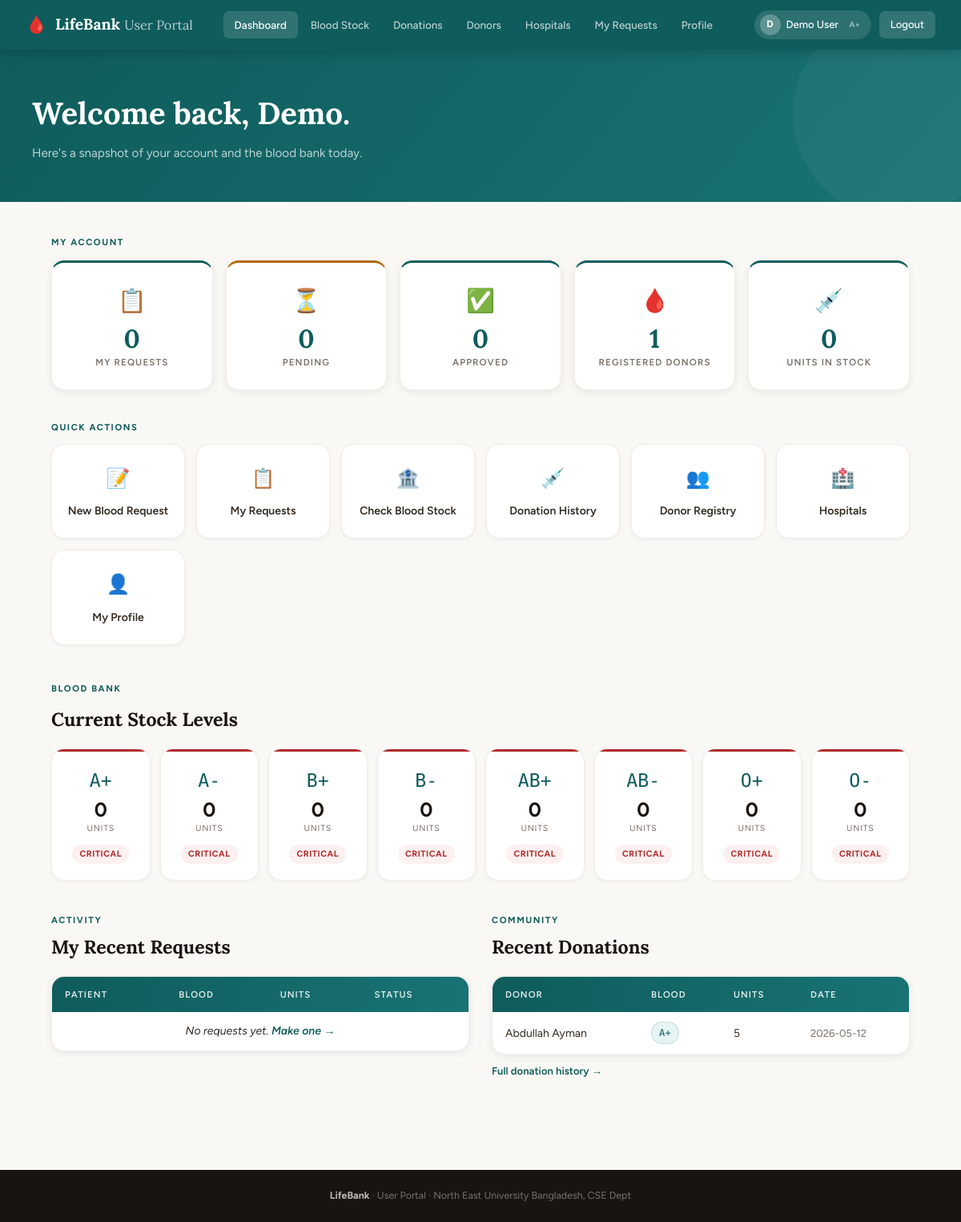
The page /user/dashboard.php (signed in) on the database its author committed.
### tables this page shows
CREATE TABLE IF NOT EXISTS `donation` (
  `Donation_ID`   INT NOT NULL AUTO_INCREMENT,
  `Donor_ID`      INT DEFAULT NULL,
  `Blood_ID`      INT DEFAULT NULL,
  `Units`         INT NOT NULL DEFAULT 1,
  `Donation_Date` DATE DEFAULT NULL,
  `Expiry_Date`   DATE DEFAULT NULL,
  PRIMARY KEY (`Donation_ID`),
  KEY `fk_don_donor` (`Donor_ID`),
  KEY `fk_don_blood`  (`Blood_ID`),
  CONSTRAINT `fk_don_donor` FOREIGN KEY (`Donor_ID`) REFERENCES `donor` (`Donor_ID`) ON DELETE SET NULL,
  CONSTRAINT `fk_don_blood` FOREIGN KEY (`Blood_ID`) REFERENCES `blood` (`Blood_ID`) ON DELETE SET NULL
);

CREATE TABLE IF NOT EXISTS `donor` (
  `Donor_ID`    INT NOT NULL AUTO_INCREMENT,
  `Name`        VARCHAR(100) NOT NULL,
  `Age`         INT DEFAULT NULL,
  `Phone`       VARCHAR(20) DEFAULT NULL,
  `Blood_Group` VARCHAR(3)  DEFAULT NULL,
  `Street`      VARCHAR(255) DEFAULT NULL,
  `City`        VARCHAR(150) DEFAULT NULL,
  `State`       VARCHAR(100) DEFAULT NULL,
  `PIN_Code`    VARCHAR(10)  DEFAULT NULL,
  `Date_Joined` DATE DEFAULT NULL,
  PRIMARY KEY (`Donor_ID`)
);

CREATE TABLE IF NOT EXISTS `blood` (
  `Blood_ID`        INT NOT NULL AUTO_INCREMENT,
  `Blood_Group`     VARCHAR(3) NOT NULL,
  `Units`           INT NOT NULL DEFAULT 1,
  `Collection_Date` DATE DEFAULT NULL,
  `Expiry_Date`     DATE DEFAULT NULL,
  PRIMARY KEY (`Blood_ID`)
);

### user/config.php (called while the page is built, shortened)
<?php
function current_user() {
    return [
        'id'          => $_SESSION['user_id']      ?? null,
        'name'        => $_SESSION['user_name']    ?? '',
        'email'       => $_SESSION['user_email']   ?? '',
        'blood_group' => $_SESSION['user_bg']      ?? '',
        'hospital_id' => $_SESSION['user_hosp_id'] ?? null,
        'hospital'    => $_SESSION['user_hosp']    ?? '',
    ];
}
?>

### user/dashboard.php (the view, shortened to what this page needs)
<?php
require_once 'config.php';
$u  = current_user();
$uid = $u['id'];
$my_requests   = mysqli_fetch_row(mysqli_query($conn, "SELECT COUNT(*) FROM request WHERE User_ID=$uid"))[0];
$my_pending    = mysqli_fetch_row(mysqli_query($conn, "SELECT COUNT(*) FROM request WHERE User_ID=$uid AND Status='Pending'"))[0];
$my_approved   = mysqli_fetch_row(mysqli_query($conn, "SELECT COUNT(*) FROM request WHERE User_ID=$uid AND Status='Approved'"))[0];
$total_donors  = mysqli_fetch_row(mysqli_query($conn, "SELECT COUNT(*) FROM donor"))[0];
$total_donated = mysqli_fetch_row(mysqli_query($conn, "SELECT COALESCE(SUM(Units),0) FROM donation WHERE Expiry_Date >= CURDATE()"))[0];
$stock = [];
$recent_req = mysqli_query($conn, "
    SELECT r.*, p.Name AS PatientName, h.Name AS HospName
    FROM request r
    JOIN patient  p ON r.Patient_ID  = p.Patient_Disease_ID
    JOIN hospital h ON r.Hospital_ID = h.Hospital_ID
    WHERE r.User_ID = $uid
    ORDER BY r.Request_ID DESC LIMIT 5");
$recent_don = mysqli_query($conn, "
    SELECT d.Donation_Date, dn.Name AS DonorName, b.Blood_Group, d.Units
    FROM donation d
    JOIN donor dn ON d.Donor_ID = dn.Donor_ID
    JOIN blood  b  ON d.Blood_ID = b.Blood_ID
    ORDER BY d.Donation_Date DESC, d.Donation_ID DESC LIMIT 5");
?>
<!DOCTYPE html><html lang="en"><head>
<link rel="stylesheet" href="user_style.css">
</head><body>
<?php include 'navbar.php'; ?>
<div class="page-hero">
    <div class="page-hero-inner">
        <h1>Welcome back, <?= htmlspecialchars(explode(' ',$u['name'])[0]) ?>.</h1>
        <p>Here's a snapshot of your account and the blood bank today.</p>
    </div>
</div>
<div class="page-wrap">
    <div style="margin-bottom:10px;"><span class="sec-eyebrow">My Account</span></div>
    <div class="dash-grid" style="margin-bottom:32px;">
        <a href="my_requests.php" class="dash-card">
            <div class="dash-icon">📋</div>
            <div class="dash-val"><?= $my_requests ?></div>
            <div class="dash-lbl">My Requests</div>
        </a>
        <a href="my_requests.php?status=Pending" class="dash-card warn">
            <div class="dash-icon">⏳</div>
            <div class="dash-val"><?= $my_pending ?></div>
            <div class="dash-lbl">Pending</div>
        </a>
        <a href="my_requests.php?status=Approved" class="dash-card">
            <div class="dash-icon">✅</div>
            <div class="dash-val"><?= $my_approved ?></div>
            <div class="dash-lbl">Approved</div>
        </a>
        <div class="dash-card">
            <div class="dash-icon">🩸</div>
            <div class="dash-val"><?= $total_donors ?></div>
            <div class="dash-lbl">Registered Donors</div>
        </div>
        <div class="dash-card">
            <div class="dash-icon">💉</div>
            <div class="dash-val"><?= $total_donated ?></div>
            <div class="dash-lbl">Units in Stock</div>
        </div>
    </div>
    <div style="margin-bottom:8px;"><span class="sec-eyebrow">Quick Actions</span></div>
    <div class="action-grid" style="margin-bottom:40px;">
        <a href="new_request.php" class="action-card">
            <span class="ac-icon">📝</span>New Blood Request
        </a>
        <a href="my_requests.php" class="action-card">
            <span class="ac-icon">📋</span>My Requests
        </a>
        <a href="blood_stock.php" class="action-card">
            <span class="ac-icon">🏦</span>Check Blood Stock
        </a>
        <a href="donations.php" class="action-card">
            <span class="ac-icon">💉</span>Donation History
        </a>
        <a href="donors.php" class="action-card">
            <span class="ac-icon">👥</span>Donor Registry
        </a>
        <a href="hospitals.php" class="action-card">
            <span class="ac-icon">🏥</span>Hospitals
        </a>
        <a href="profile.php" class="action-card">
            <span class="ac-icon">👤</span>My Profile
        </a>
    </div>
    <div style="margin-bottom:8px;"><span class="sec-eyebrow">Blood Bank</span></div>
    <h2 class="sec-title" style="margin-bottom:16px;">Current Stock Levels</h2>
    <?php
    $all_groups = ['A+','A-','B+','B-','AB+','AB-','O+','O-'];
    ?>
    <div class="blood-grid" style="margin-bottom:40px;">
        <?php foreach ($all_groups as $bg):
            $avail = $stock[$bg] ?? 0;
            $cls   = $avail === 0 ? 'critical' : ($avail < 5 ? 'low' : 'ok');
            $lbl   = $avail === 0 ? 'Critical'  : ($avail < 5 ? 'Low'  : 'Available');
        ?>
        <div class="bg-card <?= $cls ?>">
            <div class="bg-label"><?= $bg ?></div>
            <div class="bg-units"><?= $avail ?></div>
            <div class="bg-sub">units</div>
            <span class="pill <?= $cls ?>"><?= $lbl ?></span>
        </div>
        <?php endforeach; ?>
    </div>
    <div style="display:grid;grid-template-columns:1fr 1fr;gap:28px;flex-wrap:wrap;">
        <div>
            <div class="sec-eyebrow">Activity</div>
            <h2 class="sec-title" style="margin-bottom:16px;">My Recent Requests</h2>
            <div class="table-wrap">
                <table class="u-table">
                    <thead><tr><th>Patient</th><th>Blood</th><th>Units</th><th>Status</th></tr></thead>
                    <tbody>
                    <?php $n=0; while($r=mysqli_fetch_assoc($recent_req)): $n++;
                    ?>
                    <?php endwhile; if ($n===0): ?>
                    <tr><td colspan="4" class="empty-row">No requests yet. <a href="new_request.php" style="color:var(--teal);font-weight:600;">Make one →</a></td></tr>
                    <?php endif; ?>
                    </tbody>
                </table>
            </div>
        </div>
        <div>
            <div class="sec-eyebrow">Community</div>
            <h2 class="sec-title" style="margin-bottom:16px;">Recent Donations</h2>
            <div class="table-wrap">
                <table class="u-table">
                    <thead><tr><th>Donor</th><th>Blood</th><th>Units</th><th>Date</th></tr></thead>
                    <tbody>
                    <?php $n=0; while($r=mysqli_fetch_assoc($recent_don)): $n++; ?>
                    <tr>
                        <td><?= htmlspecialchars($r['DonorName']) ?></td>
                        <td><span class="bb"><?= $r['Blood_Group'] ?></span></td>
                        <td><?= $r['Units'] ?></td>
                        <td style="color:var(--muted);font-size:.82rem;"><?= $r['Donation_Date'] ?></td>
                    </tr>
                    <?php endwhile; if ($n===0): ?>
                    <tr><td colspan="4" class="empty-row">No donations recorded yet.</td></tr>
                    <?php endif; ?>
                    </tbody>
                </table>
            </div>
            <?php if ($n > 0): ?><p style="margin-top:10px;font-size:.82rem;"><a href="donations.php" style="color:var(--teal);font-weight:600;">Full donation history →</a></p><?php endif; ?>
        </div>
    </div>
</div>
<footer style="background:var(--ink);color:rgba(255,255,255,.4);text-align:center;padding:22px;font-size:.78rem;margin-top:48px;">
    <strong style="color:rgba(255,255,255,.7);">LifeBank</strong> · User Portal · North East University Bangladesh, CSE Dept
</footer>
</body></html>

### rows shown on the page
donation: Donor_ID.Name "Abdullah Ayman", Blood_ID.Blood_Group "A+", Units "5", Donation_Date "2026-05-12"

### other values the page prints
$label "Dashboard Blood Stock Donations Donors Hospitals My Requests Profile"
substr($u['name'],0,1) "D"
$u['name'] "Demo User"
$u['blood_group'] "A+"
explode(' ',$u['name'])[0] "Demo"
$my_requests "0"
$my_pending "0"
$my_approved "0"
$total_donors "1"
$total_donated "0"
$bg "A+"
$avail "0"
$lbl "CRITICAL"
$bg "A-"
$bg "B+"
